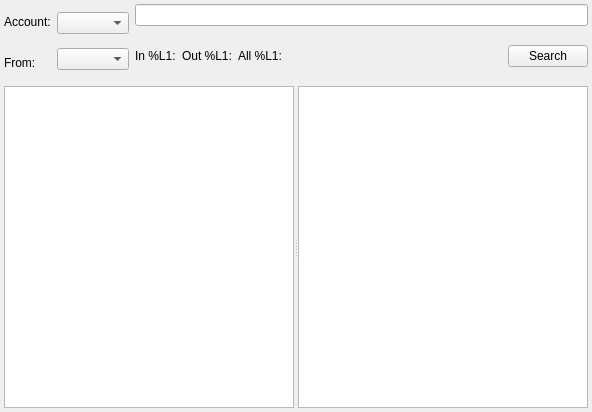
<?xml version="1.0" encoding="UTF-8"?>
<ui version="4.0">
 <class>HistoryWindowClass</class>
 <widget class="QWidget" name="HistoryWindowClass">
  <property name="geometry">
   <rect>
    <x>0</x>
    <y>0</y>
    <width>592</width>
    <height>412</height>
   </rect>
  </property>
  <property name="windowTitle">
   <string>HistoryWindow</string>
  </property>
  <layout class="QGridLayout" name="gridLayout">
   <property name="margin">
    <number>4</number>
   </property>
   <item row="0" column="0">
    <layout class="QHBoxLayout" name="horizontalLayout_2">
     <item>
      <layout class="QVBoxLayout" name="verticalLayout">
       <item>
        <widget class="QLabel" name="label">
         <property name="text">
          <string>Account:</string>
         </property>
        </widget>
       </item>
       <item>
        <widget class="QLabel" name="label_2">
         <property name="text">
          <string>From:</string>
         </property>
        </widget>
       </item>
      </layout>
     </item>
     <item>
      <layout class="QVBoxLayout" name="verticalLayout_2">
       <item>
        <widget class="QComboBox" name="accountComboBox"/>
       </item>
       <item>
        <widget class="QComboBox" name="fromComboBox"/>
       </item>
      </layout>
     </item>
     <item>
      <layout class="QVBoxLayout" name="verticalLayout_3">
       <item>
        <widget class="QLineEdit" name="searchEdit"/>
       </item>
       <item>
        <layout class="QHBoxLayout" name="horizontalLayout">
         <item>
          <widget class="QLabel" name="label_in">
           <property name="text">
            <string>In %L1:</string>
           </property>
          </widget>
         </item>
         <item>
          <widget class="QLabel" name="label_out">
           <property name="text">
            <string>Out %L1:</string>
           </property>
          </widget>
         </item>
         <item>
          <widget class="QLabel" name="label_all">
           <property name="text">
            <string>All %L1:</string>
           </property>
          </widget>
         </item>
         <item>
          <spacer name="horizontalSpacer">
           <property name="orientation">
            <enum>Qt::Horizontal</enum>
           </property>
           <property name="sizeHint" stdset="0">
            <size>
             <width>40</width>
             <height>48</height>
            </size>
           </property>
          </spacer>
         </item>
         <item>
          <widget class="QPushButton" name="searchButton">
           <property name="text">
            <string>Search</string>
           </property>
           <property name="checkable">
            <bool>true</bool>
           </property>
           <property name="autoDefault">
            <bool>false</bool>
           </property>
           <property name="default">
            <bool>false</bool>
           </property>
          </widget>
         </item>
        </layout>
       </item>
      </layout>
     </item>
    </layout>
   </item>
   <item row="1" column="0">
    <widget class="QSplitter" name="splitter">
     <property name="orientation">
      <enum>Qt::Horizontal</enum>
     </property>
     <widget class="QTreeWidget" name="dateTreeWidget">
      <property name="sizePolicy">
       <sizepolicy hsizetype="Preferred" vsizetype="Preferred">
        <horstretch>0</horstretch>
        <verstretch>0</verstretch>
       </sizepolicy>
      </property>
      <property name="indentation">
       <number>10</number>
      </property>
      <property name="headerHidden">
       <bool>true</bool>
      </property>
      <column>
       <property name="text">
        <string>1</string>
       </property>
      </column>
     </widget>
     <widget class="QTextBrowser" name="historyLog"/>
    </widget>
   </item>
  </layout>
 </widget>
 <layoutdefault spacing="6" margin="11"/>
 <resources/>
 <connections/>
</ui>
